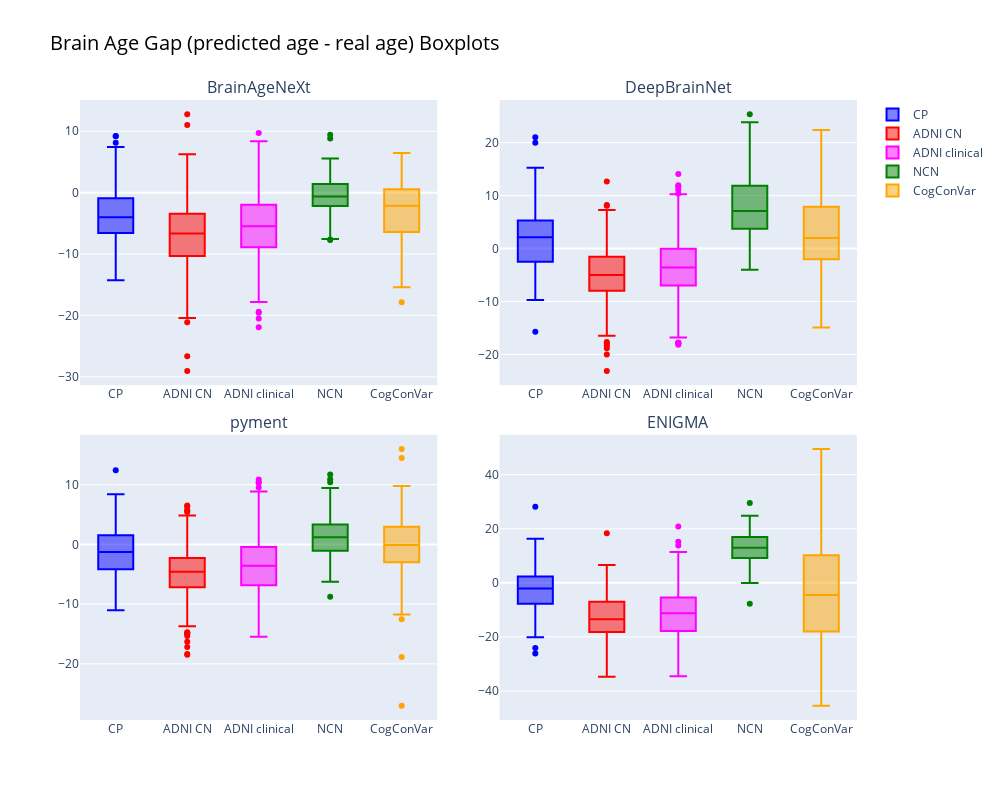

Source (notebook cell):
### Code cell
# Crear figura con subplots 2x2
fig = make_subplots(rows=2, cols=2, 
                    subplot_titles=("BrainAgeNeXt", "DeepBrainNet", "pyment", "ENIGMA"),
                    horizontal_spacing=0.08,   # Espacio entre columnas
                    vertical_spacing=0.08 )

# --- BAN ---
fig.add_trace(go.Box(y=BAN_CP['Error'], name="CP", marker_color='blue'), row=1, col=1)
fig.add_trace(go.Box(y=BAN_ADNI[BAN_ADNI['Group']=='CN']['Error'], name="ADNI CN", marker_color='red'), row=1, col=1)
fig.add_trace(go.Box(y=BAN_ADNI[BAN_ADNI['Group']!='CN']['Error'], name="ADNI clinical", marker_color='magenta'), row=1, col=1)
fig.add_trace(go.Box(y=BAN_NCN['Error'], name="NCN", marker_color='green'), row=1, col=1)
fig.add_trace(go.Box(y=BAN_CogConVar['Error'], name="CogConVar", marker_color='orange'), row=1, col=1)

# --- DBN ---
fig.add_trace(go.Box(y=DBN_CP['Error'], name="CP", marker_color='blue', showlegend=False), row=1, col=2)
fig.add_trace(go.Box(y=DBN_ADNI[DBN_ADNI['Group']=='CN']['Error'], name="ADNI CN", marker_color='red', showlegend=False), row=1, col=2)
fig.add_trace(go.Box(y=DBN_ADNI[DBN_ADNI['Group']!='CN']['Error'], name="ADNI clinical", marker_color='magenta', showlegend=False), row=1, col=2)
fig.add_trace(go.Box(y=DBN_NCN['Error'], name="NCN", marker_color='green', showlegend=False), row=1, col=2)
fig.add_trace(go.Box(y=DBN_CogConVar['Error'], name="CogConVar", marker_color='orange', showlegend=False), row=1, col=2)

# --- pyment ---
fig.add_trace(go.Box(y=pyment_CP['Error'], name="CP", marker_color='blue', showlegend=False), row=2, col=1)
fig.add_trace(go.Box(y=pyment_ADNI[pyment_ADNI['Group']=='CN']['Error'], name="ADNI CN", marker_color='red', showlegend=False), row=2, col=1)
fig.add_trace(go.Box(y=pyment_ADNI[pyment_ADNI['Group']!='CN']['Error'], name="ADNI clinical", marker_color='magenta', showlegend=False), row=2, col=1)
fig.add_trace(go.Box(y=pyment_NCN['Error'], name="NCN", marker_color='green', showlegend=False), row=2, col=1)
fig.add_trace(go.Box(y=pyment_CogConVar['Error'], name="CogConVar", marker_color='orange', showlegend=False), row=2, col=1)

# --- ENIGMA ---
fig.add_trace(go.Box(y=ENIGMA_CP['Error'], name="CP", marker_color='blue', showlegend=False), row=2, col=2)
fig.add_trace(go.Box(y=ENIGMA_ADNI[ENIGMA_ADNI['Group']=="CN"]['Error'], name="ADNI CN", marker_color='red', showlegend=False), row=2, col=2)
fig.add_trace(go.Box(y=ENIGMA_ADNI[ENIGMA_ADNI['Group']!="CN"]['Error'], name="ADNI clinical", marker_color='magenta', showlegend=False), row=2, col=2)
fig.add_trace(go.Box(y=ENIGMA_NCN['Error'], name="NCN", marker_color='green', showlegend=False), row=2, col=2)
fig.add_trace(go.Box(y=ENIGMA_CogConVar['Error'], name="CogConVar", marker_color='orange', showlegend=False), row=2, col=2)

# Layout general
fig.update_layout(
    height=800, width=1000,
    title_text="Brain Age Gap (predicted age - real age) Boxplots", # Updated title
    #modificando la letra del titulo
    title_font=dict(size=20, color='black'),
)

fig.show()

### Figure 1 — Plotly figure (JSON) as saved in the notebook; plotly's stock layout.template omitted (floating-point values rounded to 4 significant figures; data arrays with more than 128 entries replaced by an {"elided": "..."} marker saying what was removed)
{"data": [{"marker": {"color": "blue"}, "name": "CP", "type": "box", "xaxis": "x", "y": {"elided": "202 float values"}, "yaxis": "y"}, {"marker": {"color": "red"}, "name": "ADNI CN", "type": "box", "xaxis": "x", "y": {"elided": "572 float values"}, "yaxis": "y"}, {"marker": {"color": "magenta"}, "name": "ADNI clinical", "type": "box", "xaxis": "x", "y": {"elided": "638 float values"}, "yaxis": "y"}, {"marker": {"color": "green"}, "name": "NCN", "type": "box", "xaxis": "x", "y": {"elided": "136 float values"}, "yaxis": "y"}, {"marker": {"color": "orange"}, "name": "CogConVar", "type": "box", "xaxis": "x", "y": {"elided": "158 float values"}, "yaxis": "y"}, {"marker": {"color": "blue"}, "name": "CP", "showlegend": false, "type": "box", "xaxis": "x2", "y": {"elided": "202 float values"}, "yaxis": "y2"}, {"marker": {"color": "red"}, "name": "ADNI CN", "showlegend": false, "type": "box", "xaxis": "x2", "y": {"elided": "483 float values"}, "yaxis": "y2"}, {"marker": {"color": "magenta"}, "name": "ADNI clinical", "showlegend": false, "type": "box", "xaxis": "x2", "y": {"elided": "482 float values"}, "yaxis": "y2"}, {"marker": {"color": "green"}, "name": "NCN", "showlegend": false, "type": "box", "xaxis": "x2", "y": {"elided": "136 float values"}, "yaxis": "y2"}, {"marker": {"color": "orange"}, "name": "CogConVar", "showlegend": false, "type": "box", "xaxis": "x2", "y": {"elided": "158 float values"}, "yaxis": "y2"}, {"marker": {"color": "blue"}, "name": "CP", "showlegend": false, "type": "box", "xaxis": "x3", "y": {"elided": "197 float values"}, "yaxis": "y3"}, {"marker": {"color": "red"}, "name": "ADNI CN", "showlegend": false, "type": "box", "xaxis": "x3", "y": {"elided": "535 float values"}, "yaxis": "y3"}, {"marker": {"color": "magenta"}, "name": "ADNI clinical", "showlegend": false, "type": "box", "xaxis": "x3", "y": {"elided": "588 float values"}, "yaxis": "y3"}, {"marker": {"color": "green"}, "name": "NCN", "showlegend": false, "type": "box", "xaxis": "x3", "y": {"elided": "136 float values"}, "yaxis": "y3"}, {"marker": {"color": "orange"}, "name": "CogConVar", "showlegend": false, "type": "box", "xaxis": "x3", "y": {"elided": "156 float values"}, "yaxis": "y3"}, {"marker": {"color": "blue"}, "name": "CP", "showlegend": false, "type": "box", "xaxis": "x4", "y": {"elided": "202 float values"}, "yaxis": "y4"}, {"marker": {"color": "red"}, "name": "ADNI CN", "showlegend": false, "type": "box", "xaxis": "x4", "y": [-14.75, -2.54, 6.559, -5.74, -12.47, -4.935, -12.46, 0.1919, -7.651, -13.47, -7.248, -0.6148, -26.04, 18.36, -4.378, 1.379, 0.07361, -14.48, -7.125, -2.639, -6.799, -9.825, -17.88, -8.356, -2.739, -29.31, -5.666, -13.52, -23.71, -27.92, -15.7, -4.399, -17.09, -11.72, -14.6, -16.25, -5.174, -11.87, -14.08, -0.4758, -15.73, -8.178, -16.36, -10.06, -3.729, -13.67, -21.18, -19.03, -17.67, -16.19, -20.29, -14.05, -15.34, -13.04, -7.001, -9.746, -4.07, -5.006, -21.3, -12.15, -18.54, -21.68, -10.64, -17.81, -10.86, -19.79, -6.943, -27.9, -20.34, -5.835, -16.96, -28.84, -12.78, -17.61, -29.57, -5.695, -6.533, -14.59, -9.34, -20.4, -20.12, -19.81, -13.71, -12.89, -19.62, -10.21, -17.16, -13.49, -16.19, -12.05, -19.59, -33.73, -22.28, -17.02, -21.81, -18.06, -34.82], "yaxis": "y4"}, {"marker": {"color": "magenta"}, "name": "ADNI clinical", "showlegend": false, "type": "box", "xaxis": "x4", "y": [11.41, -5.589, -13.12, -19.3, 4.5, -2.963, -4.42, 9.654, 3.009, 15.18, -7.436, -12.29, 1.137, 20.83, 4.979, -14.71, -5.374, -11.86, -16.74, -14.35, -7.776, -14.71, -6.18, -12.77, -3.336, -10.91, -12.75, -9.503, -3.525, -6.545, -7.256, -6.128, -8.472, 13.75, -10.11, -11.09, -8.85, -9.634, -0.1527, -10.15, -0.995, -8.773, -21.87, -17.38, -20.43, 3.225, -15.28, 0.4006, -4.774, -20.78, -19.97, -11.63, -23.29, -15.51, -2.874, -17.82, -22.0, -20.84, -13.98, -2.504, -6.601, -6.308, -23.18, -22.13, -23.49, -24.3, -15.16, -9.875, -8.831, -4.499, -15.75, -11.51, -5.95, -1.812, -21.54, -27.62, -19.53, -21.05, -0.005163, -34.62, -9.488, -8.129, -23.53, -17.39, -10.64, -17.34, -20.94, -13.48, -22.9, -11.97, -17.94, -21.7, -22.5, -13.29, -16.0, -29.01], "yaxis": "y4"}, {"marker": {"color": "green"}, "name": "NCN", "showlegend": false, "type": "box", "xaxis": "x4", "y": {"elided": "135 float values"}, "yaxis": "y4"}, {"marker": {"color": "orange"}, "name": "CogConVar", "showlegend": false, "type": "box", "xaxis": "x4", "y": {"elided": "142 float values"}, "yaxis": "y4"}], "layout": {"annotations": [{"font": {"size": 16}, "showarrow": false, "text": "BrainAgeNeXt", "x": 0.23, "xanchor": "center", "xref": "paper", "y": 1, "yanchor": "bottom", "yref": "paper"}, {"font": {"size": 16}, "showarrow": false, "text": "DeepBrainNet", "x": 0.77, "xanchor": "center", "xref": "paper", "y": 1, "yanchor": "bottom", "yref": "paper"}, {"font": {"size": 16}, "showarrow": false, "text": "pyment", "x": 0.23, "xanchor": "center", "xref": "paper", "y": 0.46, "yanchor": "bottom", "yref": "paper"}, {"font": {"size": 16}, "showarrow": false, "text": "ENIGMA", "x": 0.77, "xanchor": "center", "xref": "paper", "y": 0.46, "yanchor": "bottom", "yref": "paper"}], "height": 800, "title": {"font": {"color": "black", "size": 20}, "text": "Brain Age Gap (predicted age - real age) Boxplots"}, "width": 1000, "xaxis": {"anchor": "y", "domain": [0, 0.46]}, "xaxis2": {"anchor": "y2", "domain": [0.54, 1]}, "xaxis3": {"anchor": "y3", "domain": [0, 0.46]}, "xaxis4": {"anchor": "y4", "domain": [0.54, 1]}, "yaxis": {"anchor": "x", "domain": [0.54, 1]}, "yaxis2": {"anchor": "x2", "domain": [0.54, 1]}, "yaxis3": {"anchor": "x3", "domain": [0, 0.46]}, "yaxis4": {"anchor": "x4", "domain": [0, 0.46]}}}
